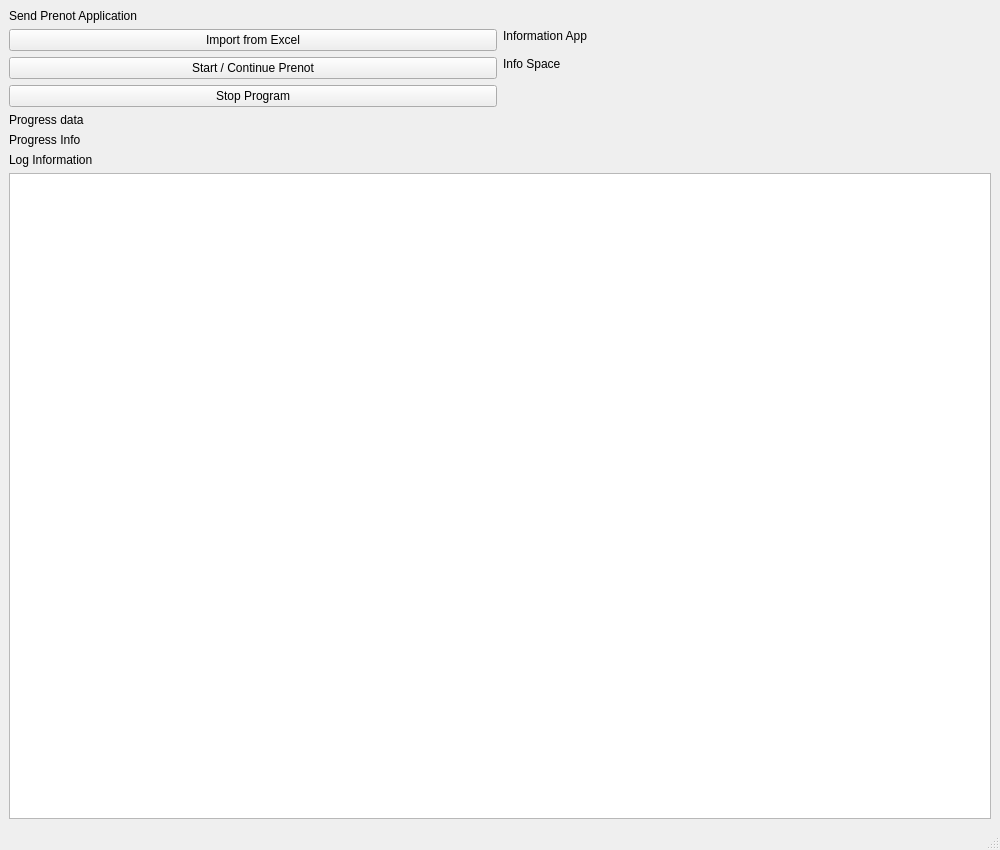
<?xml version="1.0" encoding="UTF-8"?>
<ui version="4.0">
 <class>MainWindow</class>
 <widget class="QMainWindow" name="MainWindow">
  <property name="geometry">
   <rect>
    <x>0</x>
    <y>0</y>
    <width>1000</width>
    <height>850</height>
   </rect>
  </property>
  <property name="minimumSize">
   <size>
    <width>1000</width>
    <height>850</height>
   </size>
  </property>
  <property name="windowTitle">
   <string>MainWindow</string>
  </property>
  <widget class="QWidget" name="centralwidget">
   <layout class="QGridLayout" name="gridLayout">
    <item row="0" column="0">
     <widget class="QLabel" name="ApplicationName">
      <property name="text">
       <string>Send Prenot Application</string>
      </property>
     </widget>
    </item>
    <item row="1" column="0" rowspan="2">
     <widget class="QPushButton" name="ImportFromExcel">
      <property name="text">
       <string>Import from Excel</string>
      </property>
     </widget>
    </item>
    <item row="1" column="1">
     <widget class="QLabel" name="labelAppInfo">
      <property name="styleSheet">
       <string notr="true">font: 10pt &quot;Consolas&quot;;</string>
      </property>
      <property name="text">
       <string>Information App</string>
      </property>
     </widget>
    </item>
    <item row="2" column="1" rowspan="2">
     <widget class="QLabel" name="InfoSpace">
      <property name="contextMenuPolicy">
       <enum>Qt::DefaultContextMenu</enum>
      </property>
      <property name="styleSheet">
       <string notr="true">font: 12pt &quot;Constantia&quot;;</string>
      </property>
      <property name="text">
       <string>Info Space</string>
      </property>
      <property name="wordWrap">
       <bool>false</bool>
      </property>
     </widget>
    </item>
    <item row="3" column="0">
     <widget class="QPushButton" name="StartContinuePrenot">
      <property name="text">
       <string>Start / Continue Prenot</string>
      </property>
     </widget>
    </item>
    <item row="4" column="0">
     <widget class="QPushButton" name="StopProgram">
      <property name="text">
       <string>Stop Program</string>
      </property>
     </widget>
    </item>
    <item row="5" column="0">
     <widget class="QLabel" name="labelProgressData">
      <property name="styleSheet">
       <string notr="true">font: 10pt &quot;Consolas&quot;;</string>
      </property>
      <property name="text">
       <string>Progress data</string>
      </property>
     </widget>
    </item>
    <item row="6" column="0" colspan="2">
     <widget class="QLabel" name="ProgressInfo">
      <property name="frameShadow">
       <enum>QFrame::Plain</enum>
      </property>
      <property name="lineWidth">
       <number>1</number>
      </property>
      <property name="text">
       <string>Progress Info</string>
      </property>
     </widget>
    </item>
    <item row="7" column="0">
     <widget class="QLabel" name="labelLogInformation">
      <property name="styleSheet">
       <string notr="true">font: 10pt &quot;Consolas&quot;;</string>
      </property>
      <property name="text">
       <string>Log Information</string>
      </property>
     </widget>
    </item>
    <item row="8" column="0" colspan="2">
     <widget class="QPlainTextEdit" name="logOutput">
      <property name="lineWrapMode">
       <enum>QPlainTextEdit::NoWrap</enum>
      </property>
      <property name="readOnly">
       <bool>true</bool>
      </property>
     </widget>
    </item>
   </layout>
  </widget>
  <widget class="QMenuBar" name="menubar">
   <property name="geometry">
    <rect>
     <x>0</x>
     <y>0</y>
     <width>1000</width>
     <height>21</height>
    </rect>
   </property>
  </widget>
  <widget class="QStatusBar" name="statusbar"/>
 </widget>
 <resources/>
 <connections/>
</ui>
